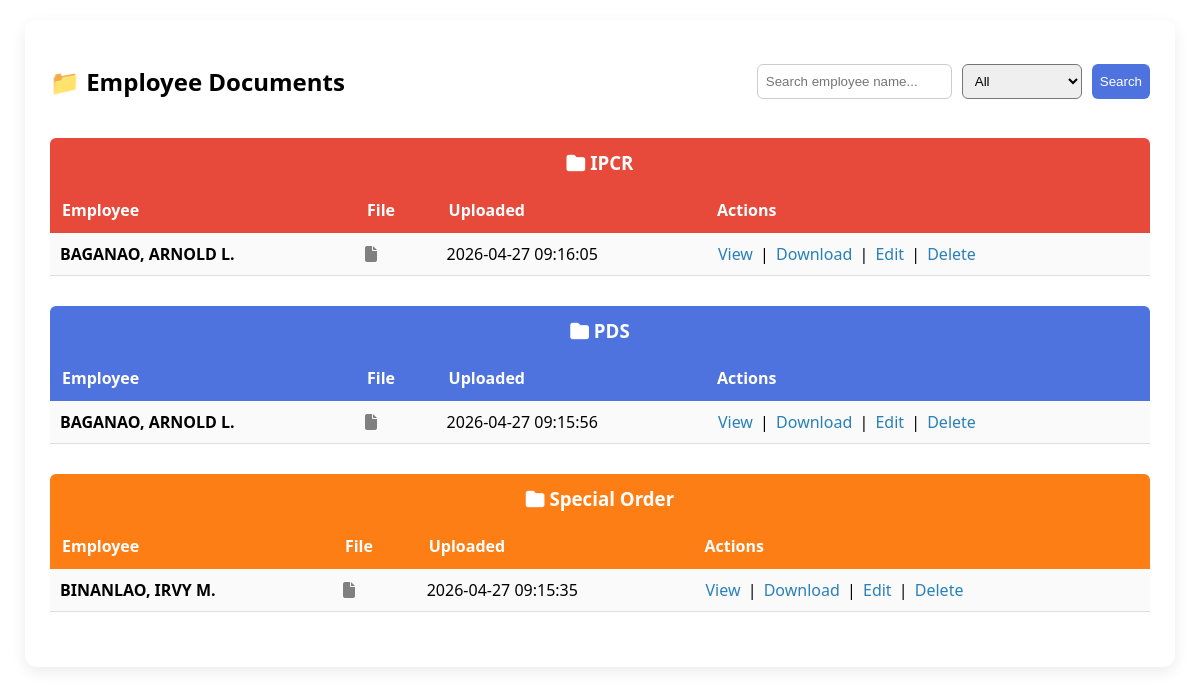
The page /documents.php on the database its author committed.
### tables this page shows
CREATE TABLE `documents` (
  `id` int(11) NOT NULL,
  `employee_id` int(11) NOT NULL,
  `file_name` varchar(255) NOT NULL,
  `document_type` varchar(100) NOT NULL,
  `file_path` varchar(255) NOT NULL,
  `file_type` varchar(50) DEFAULT NULL,
  `uploaded_at` timestamp NOT NULL DEFAULT current_timestamp()
);

CREATE TABLE `employees` (
  `employee_id` int(11) NOT NULL,
  `name` varchar(100) NOT NULL,
  `age` int(11) NOT NULL,
  `status` varchar(50) NOT NULL,
  `image` varchar(255) DEFAULT NULL,
  `created_at` timestamp NOT NULL DEFAULT current_timestamp(),
  `gender` varchar(20) DEFAULT NULL,
  `date_of_birth` date DEFAULT NULL,
  `nosca_item_number` varchar(100) DEFAULT NULL,
  `place_of_assignment` varchar(150) DEFAULT NULL,
  `position_title` varchar(150) DEFAULT NULL,
  `salary_grade` varchar(50) DEFAULT NULL,
  `civil_service_eligibility` varchar(150) DEFAULT NULL,
  `education` varchar(150) DEFAULT NULL,
  `date_of_appointment` date DEFAULT NULL,
  `length_of_service` varchar(50) DEFAULT NULL
);

### documents.php (the view, shortened to what this page needs)
<?php
$conn = new mysqli("localhost", "root", "", "cenro");
$search_name = $_GET['search'] ?? '';
$sections = [];
$result = $conn->query("SELECT DISTINCT document_type FROM documents ORDER BY document_type ASC");
while ($row = $result->fetch_assoc()) {
    $sections[] = $row['document_type'];
}
function safe_class($text) {
    return str_replace(' ', '-', $text);
}
?>
<!DOCTYPE html>
<html>
<head>
<link rel="stylesheet" href="https://cdnjs.cloudflare.com/ajax/libs/font-awesome/6.5.0/css/all.min.css">
</head>
<body>
<div class="container">
<div class="header">
  <h2>📁 Employee Documents</h2>
  <form method="GET">
    <input
      type="text"
      name="search"
      placeholder="Search employee name..."
      value="<?= htmlspecialchars($search_name) ?>"
    >
    <select name="filter" onchange="this.form.submit()">
      <option value="ALL">All</option>
    </select>
    <button type="submit">Search</button>
  </form>
</div>
<?php foreach ($sections as $section) {
$class = safe_class($section);
?>
<div class="section">
<h3 class="<?= $class ?>">
  <i class="fas fa-folder"></i> <?= htmlspecialchars($section) ?>
</h3>
<table>
<tr class="<?= $class ?>">
<th>Employee</th>
<th>File</th>
<th>Uploaded</th>
<th>Actions</th>
</tr>
<?php
$sql = "
    SELECT d.*, e.name
    FROM documents d
    LEFT JOIN employees e ON d.employee_id = e.employee_id
    WHERE d.document_type = ?
";
$sql .= " ORDER BY d.uploaded_at DESC";
$stmt = $conn->prepare($sql);
if (!empty($search_name)) {
    $like = "%$search_name%";
    $stmt->bind_param("ss", $section, $like);
} else {
    $stmt->bind_param("s", $section);
}
$stmt->execute();
$result = $stmt->get_result();
while ($row = $result->fetch_assoc()) {
$fileType = strtolower(pathinfo($row["file_name"], PATHINFO_EXTENSION));
if ($fileType == "pdf") {
  $icon = "fa-file-pdf"; $color="red";
} elseif (in_array($fileType, ["doc","docx"])) {
  $icon = "fa-file-word"; $color="blue";
} else {
  $icon = "fa-file"; $color="gray";
}
?>
<tr>
<td>
  <strong><?= htmlspecialchars($row["name"] ?? 'Unknown Employee') ?></strong>
</td>
<td>
  <i class="fas <?= $icon ?>" style="color:<?= $color ?>"></i>
</td>
<td><?= $row["uploaded_at"] ?></td>
<td>
  <a href="#" onclick="openModal('<?= $row['file_path'] ?>')">View</a> |
  <a href="<?= $row['file_path'] ?>" download>Download</a> |
  <a href="edit_document.php?id=<?= $row['id'] ?>">Edit</a> |
  <a href="delete_document.php?id=<?= $row['id'] ?>" onclick="return confirm('Delete?')">Delete</a>
</td>
</tr>
<?php } ?>
</table>
</div>
<?php } ?>
</div>
</body>
</html>

### documents.php (style rules this page uses)
body { font-family: 'Segoe UI', Tahoma, sans-serif; background-image: url('https://upload.wikimedia.org/wikipedia/commons/thumb/e/e8/Logo_of_the_Department_of_Environment_and_Natural_Resources.svg/1280px-Logo_of_the_Department_of_Environment_and_Natural_Resources.svg.png'); background-size: cover; background-position: center; background-repeat: no-repeat; background-attachment: fixed; margin: 0; padding: 20px; }
.container { max-width:1100px; margin:auto; background:white; padding:25px; border-radius:12px; box-shadow:0 5px 15px rgba(0,0,0,0.08); }
.header { display:flex; justify-content:space-between; align-items:center; margin-bottom:20px; gap:10px; }
form { display:flex; gap:10px; flex-wrap:wrap; }
input, select, button { padding:8px; border-radius:6px; }
input { border:1px solid #ccc; }
button { background:#4e73df; color:white; border:none; cursor:pointer; }
.section { margin-bottom:30px; }
h3 { margin: 0; padding: 12px; border-radius: 6px 6px 0 0; color: white; text-align: center; }
th { color:white; padding:12px; text-align:left; }
td { padding:10px; border-bottom:1px solid #ddd; }
table { width: 100%; border-collapse: collapse; }
tr:nth-child(even) { background:#fafafa; }
a { text-decoration:none; color:#2980b9; margin:0 3px; }
.PDS, .PDS th { background:#4e73df; }
.IPCR, .IPCR th { background:#e74a3b; }
.Special-Order, .Special-Order th { background:#fd7e14; }

### rows shown on the page
documents: employee.name "BAGANAO, ARNOLD L.", uploaded_at "2026-04-27 09:16:05"
documents: employee.name "BAGANAO, ARNOLD L.", uploaded_at "2026-04-27 09:15:56"
documents: employee.name "BINANLAO, IRVY M.", uploaded_at "2026-04-27 09:15:35"

### other values the page prints
$section "IPCR"
$section "PDS"
$section "Special Order"
